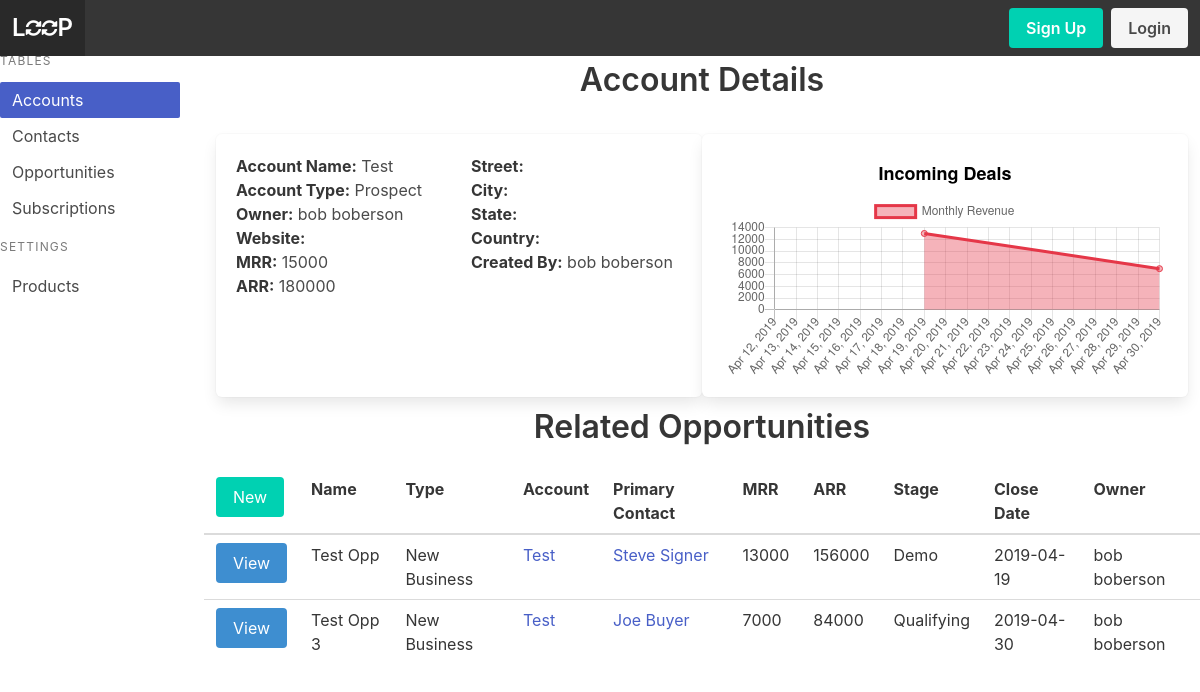
/account/1/r, run on an earlier commit of the app's database.
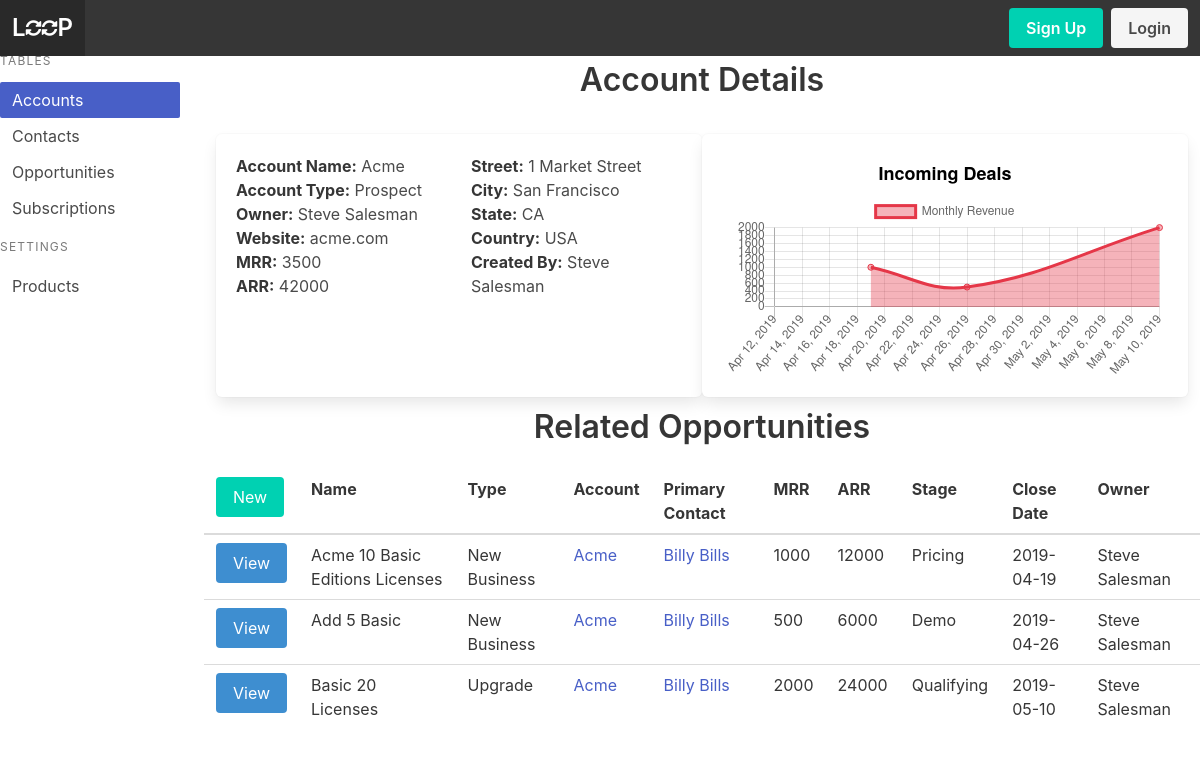
And on a later commit of the database.
### models.py (models this page shows, shortened)
class Account(Model):
    name = CharField()
    owner = ForeignKeyField(model=User, null=True, backref='owner')
    created_by = ForeignKeyField(model=User, null=True, backref='creator')
    account_type = CharField()
    street = CharField()
    city = CharField()
    state = CharField()
    country = CharField()
    website = CharField()
    mrr = DecimalField()
    arr = DecimalField()
    class Meta:
        database = DATABASE

class User(UserMixin, Model):
    username = CharField(unique=True)
    fullname = CharField()
    email = CharField(unique=True)
    password = CharField(max_length=100)
    joined_at = DateTimeField(default=datetime.datetime.now)
    is_admin = BooleanField(default=False)
    class Meta:
        database = DATABASE

class Opportunity(Model):
    account = ForeignKeyField(model=Account, null=True, backref='opportunity')
    name = CharField()
    owner = ForeignKeyField(model=User, null=True, backref='owner')
    opportunity_type = CharField()
    primary_contact = ForeignKeyField(model=Contact, null=True, backref='opportunity')
    mrr = DecimalField()
    arr = DecimalField()
    stage = CharField()
    close_date = DateField()
    created_by = ForeignKeyField(model=User, null=True, backref='creator')
    class Meta:
        database = DATABASE

class Contact(Model):
    account = ForeignKeyField(model=Account, null=True, backref='contact')
    owner = ForeignKeyField(model=User, null=True, backref='owner')
    created_by = ForeignKeyField(model=User, null=True, backref='creator')
    first_name = CharField()
    last_name = CharField()
    title = CharField()
    department = CharField()
    street = CharField()
    city = CharField()
    state = CharField()
    country = CharField()
    phone = CharField()
    email = CharField()
    class Meta:
        database = DATABASE

### app.py (the view)
@app.route('/account', methods=['GET'])
@app.route('/account/', methods=['GET'])
@app.route('/account/r', methods=['GET'])
@app.route('/account/<accountid>', methods=['GET'])
@app.route('/account/<accountid>/', methods=['GET'])
@app.route('/account/<accountid>/r', methods=['GET'])
def account(accountid=None):
    accounts = models.Account.select()
    title = 'Accounts'
    acct_w_opps = models.Account.select(models.Account.id, models.Account.name, fn.COUNT(models.Opportunity.id).alias('open_opps')).join(models.Opportunity, JOIN.LEFT_OUTER, on=((models.Account.id == models.Opportunity.account_id) & (models.Opportunity.stage != 'Closed Won') & (models.Opportunity.stage != 'Lost'))).group_by(models.Account.id, models.Account.name)
    if accountid != None:
        title = 'Account Details'
        account = models.Account.select().where(accountid == models.Account.id).get()
        opportunities = models.Opportunity.select().where(accountid == models.Opportunity.account_id)
        return render_template('account-detail.html', account=account, user=g.user._get_current_object(), opportunities=opportunities, title=title)
    print(acct_w_opps)
    return render_template('account.html', accounts=accounts, title=title, acct_w_opps=acct_w_opps)

### app.py (called while the page is built)
@app.before_request
def before_request():
    g.db = models.DATABASE
    g.db.connect()
    g.user = current_user

@app.after_request
def after_request(response):
    g.db.close()
    return response

### templates/account-detail.html (shortened to what this page needs)
{% extends 'index.html' %}
{% from 'macros.html' import render_opportunity %}
{% block content %}
<div class='tile is-parent'>
    <div class="tile is-child box">
        <div class="columns">
            <div class='column'>
                <p><strong>Account Name:</strong> {{account.name}}</p>
                <p><strong>Account Type:</strong> {{account.account_type}}</p>
                <p><strong>Owner:</strong> {{account.owner.fullname}}</p>
                <p><strong>Website:</strong> {{account.website}}</p>
                <p><strong>MRR:</strong> {{account.mrr}}</p>
                <p><strong>ARR:</strong> {{account.arr}}</p>
            </div>
            <div class='column'>
                <p><strong>Street:</strong> {{account.street}}</p>
                <p><strong>City:</strong> {{account.city}}</p>
                <p><strong>State:</strong> {{account.state}}</p>
                <p><strong>Country:</strong> {{account.country}}</p>
                <p><strong>Created By:</strong> {{account.created_by.fullname}}</p>
            </div>
        </div>
    </div>
    <div class="tile is-child box">
        <canvas id='graph-1'></canvas>
    </div>
</div>
<div class='level'>
    <p class='title level-item'>Related Opportunities</p>
</div>
<table class="table is-fullwidth is-hoverable">
        <thead>
            <tr>
                <td><a class='button is-primary' href="{{url_for('create_opportunity', accountid=account.id)}}">New</a></td>
                <th>Name</th>
                <th>Type</th>
                <th>Account</th>
                <th>Primary Contact</th>
                <th>MRR</th>
                <th>ARR</th>
                <th>Stage</th>
                <th>Close Date</th>
                <th>Owner</th>
            </tr>
        </thead>
        <tbody>
            {% for opportunity in opportunities %}
                {{ render_opportunity(opportunity) }}
            {% endfor %}
        </tbody>
</table>
<script>
    $(document).ready(function() {
        let graph1 = $('#graph-1');
        let graph1Chart = new Chart(graph1,{
            type: 'line',
            data: {
                labels : [{% for opportunity in opportunities %}
                            moment("{{opportunity.close_date}}").format("YYYY-MM-DD"),
                            {% endfor %}],
                datasets : [{
                    backgroundColor: '#e5374860',
                    borderColor: '#e53748',
                    hoverBorderColor: 'black',
                    label: 'Monthly Revenue',
                    yAxisID: 'mrr-left',
                    data : [
                        {% for opportunity in opportunities %}
                            "{{opportunity.mrr}}",
                        {% endfor %}
                        ]
                }]
            },
            options: {
                scales: {
                    yAxes: [{
                        id: 'mrr-left',
                        position: 'left',
                        ticks: {
                            beginAtZero: true,
                        }
                    }],
                    xAxes: [{
                        type: 'time',
                        time: {
                            displayFormats: {
                                'day': 'll'
                            },
                            min: moment().format('ll')
                        }
                    }]
                },
                title: {
                    display: true,
                    text: 'Incoming Deals',
                    fontSize: 18,
                    fontColor: 'black'
                }
            }
        });
        $('#account-menu').addClass('is-active');
    });
</script>
{% endblock %}

### templates/macros.html (shortened to what this page needs)
{% macro render_opportunity(opportunity) %}
    <tr>
        <td><a class='button is-info' href="{{url_for('opportunity', opportunityid=opportunity.id)}}">View</a></td>
        <td>{{opportunity.name}}</td>
        <td>{{opportunity.opportunity_type}}</td>
        <td>{% if opportunity.account %}<a href="{{url_for('account', accountid=opportunity.account.id)}}">{{opportunity.account.name}}</a>{% endif %}</td>
        <td>{% if opportunity.primary_contact %}<a href="{{url_for('contact',contactid=opportunity.primary_contact.id)}}">{{opportunity.primary_contact.first_name + ' ' + opportunity.primary_contact.last_name}}</a>{% endif %}</td>
        <td>{{opportunity.mrr}}</td>
        <td>{{opportunity.arr}}</td>
        <td>{{opportunity.stage}}</td>
        <td>{{opportunity.close_date}}</td>
        <td>{% if opportunity.owner %}{{opportunity.owner.fullname}}{% endif %}</td>
    </tr>
{% endmacro %}

What changed in the data, as far as the page shows it:
no longer on this page (row edited): User: owner.fullname "bob boberson", created_by.fullname "bob boberson"
no longer on this page (row edited): Opportunity: name "Test Opp 3", opportunity_type "New Business", account.name "Test", primary_contact "Joe Buyer", mrr "7000", arr "84000", stage "Qualifying", close_date "2019-04-30", owner.fullname "bob boberson"
changed Account "Prospect": name "Test" → "Acme"; website (not shown) → "acme.com"; mrr "15000" → "3500"; arr "180000" → "42000"; street (not shown) → "1 Market Street"; city (not shown) → "San Francisco"; state (not shown) → "CA"; country (not shown) → "USA"
added User: owner.fullname "Steve Salesman", created_by.fullname "Steve Salesman"
changed Opportunity: name "Test Opp" → "Acme 10 Basic Editions Licenses"; account.name "Test" → "Acme"; primary_contact "Steve Signer" → "Billy Bills"; mrr "13000" → "1000"; arr "156000" → "12000"; stage "Demo" → "Pricing"; owner.fullname "bob boberson" → "Steve Salesman"
now on this page (row edited): Opportunity: name "Add 5 Basic", opportunity_type "New Business", account.name "Acme", primary_contact "Billy Bills", mrr "500", arr "6000", stage "Demo", close_date "2019-04-26", owner.fullname "Steve Salesman"
now on this page (row edited): Opportunity: name "Basic 20 Licenses", opportunity_type "Upgrade", account.name "Acme", primary_contact "Billy Bills", mrr "2000", arr "24000", stage "Qualifying", close_date "2019-05-10", owner.fullname "Steve Salesman"
Also different on the page:
chart data {{ opportunity.close_date }}: 2019-04-19, 2019-04-30 → 2019-04-19, 2019-04-26, 2019-05-10
chart data {{ opportunity.mrr }}: 13000, 7000 → 1000, 500, 2000
